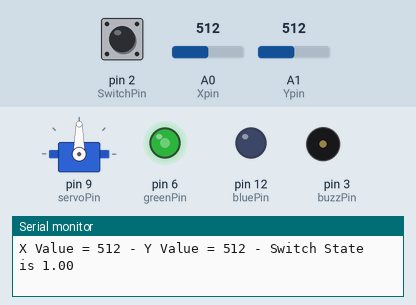
The sketch below on a simulated Arduino Uno, built with avr-gcc and run on an emulated ATmega328P. Parts: servo, output pins drawn as LEDs (lit = HIGH), buzzer (waves = sounding, pin HIGH), the last lines printed to the serial monitor. Inputs (shaded band) come from the test bench; at power-on: A0 (Xpin) = 512, A1 (Ypin) = 512, pin 2 (SwitchPin) HIGH.

Above: at 1.2 s.
1.3 s: A0 (Xpin) set to 107
At 1.8 s:
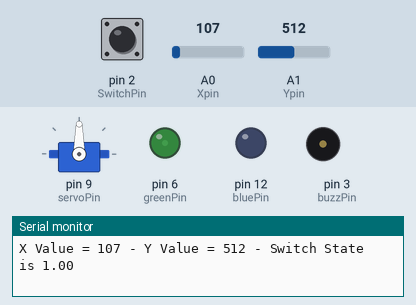
2.8 s: A0 (Xpin) set to 89
At 3.5 s:
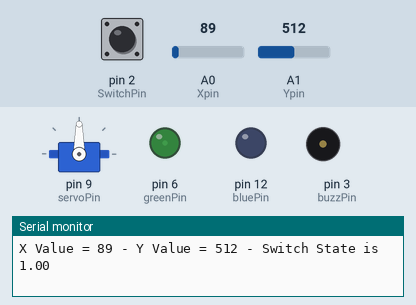
5.8 s: A1 (Ypin) set to 110
At 7.0 s:
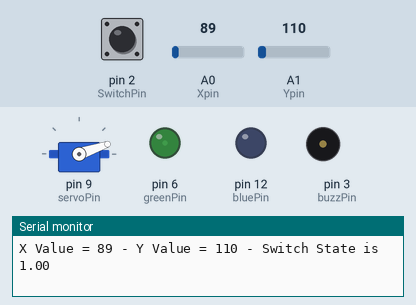
7.3 s: A1 (Ypin) set to 89
At 8.0 s:
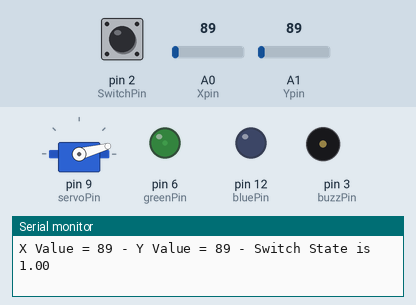
10.3 s: pin 2 (SwitchPin) pulled LOW for 0.15 s
At 10.47 s:
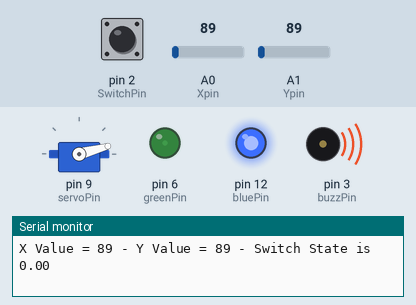
12.0 s: A1 (Ypin) set to 122
At 13.0 s:
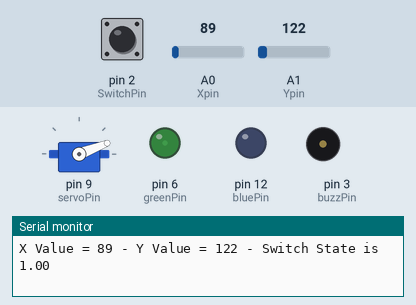
Timing chart, 0 to 14.5 s (numbered marks = the images above; inputs shaded):
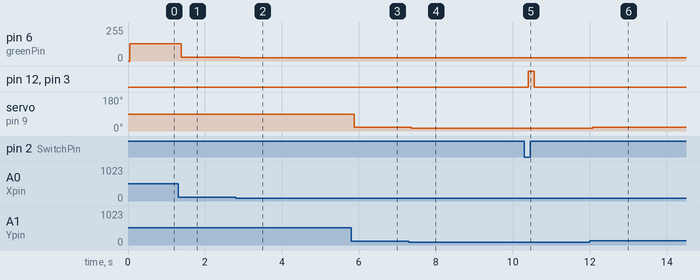

The sketch:

33_joystick_servo.ino
```cpp
// Load a library
#include <Servo.h>
int servoPin=9;
int angle = 0;
Servo myServo; // Create object


int Xpin = A0;
int Ypin = A1;
int SwitchPin = 2;
int Xval;
int Yval;
float switchVal;
int dt = 50;

int greenPin = 6;
int bluePin = 12;
int buzzPin = 3;


void setup() {
  // put your setup code here, to run once:
Serial.begin(9600);
pinMode(Xpin, INPUT);
pinMode(Ypin, INPUT);
pinMode(SwitchPin, INPUT);
digitalWrite(SwitchPin,HIGH); // sets up the pullup resistor
pinMode(greenPin, OUTPUT);
pinMode(bluePin, OUTPUT);
pinMode(buzzPin, OUTPUT);
myServo.attach(servoPin);


}

void loop() {
  // put your main code here, to run repeatedly:
  Xval = analogRead(Xpin);
  Yval = analogRead(Ypin);
  switchVal = digitalRead(SwitchPin);
  delay(dt);
  Serial.print("X Value = ");
  Serial.print(Xval);
  Serial.print(" - Y Value = ");
  Serial.print(Yval);
  Serial.print(" - Switch State is ");
  Serial.println(switchVal);
  analogWrite(greenPin, 1 + Xval/1023.*255.);
  if (switchVal == 1){
      digitalWrite(bluePin, LOW);
      digitalWrite(buzzPin, LOW);
  }
  else{
    digitalWrite(bluePin, HIGH);
    digitalWrite(buzzPin, HIGH);

  }
  angle = Yval/1023.*180.;
  myServo.write(angle);
}
```

Measured:
- after the input at 1.3 s, pin 6 (greenPin): 128/255 → 27/255 after 0.09 s
- after the input at 2.8 s, pin 6 (greenPin): 27/255 → 23/255 after 0.10 s
- after the input at 5.8 s, servo on pin 9 (servoPin): 90° → 19° after 0.08 s
- after the input at 7.3 s, servo on pin 9 (servoPin): 19° → 15° after 0.07 s
- after the input at 10.3 s, pin 12 (bluePin), pin 3 (buzzPin): LOW → HIGH after 0.09 s, → LOW 0.16 s later
- after the input at 12.0 s, servo on pin 9 (servoPin): 15° → 21° after 0.07 s
